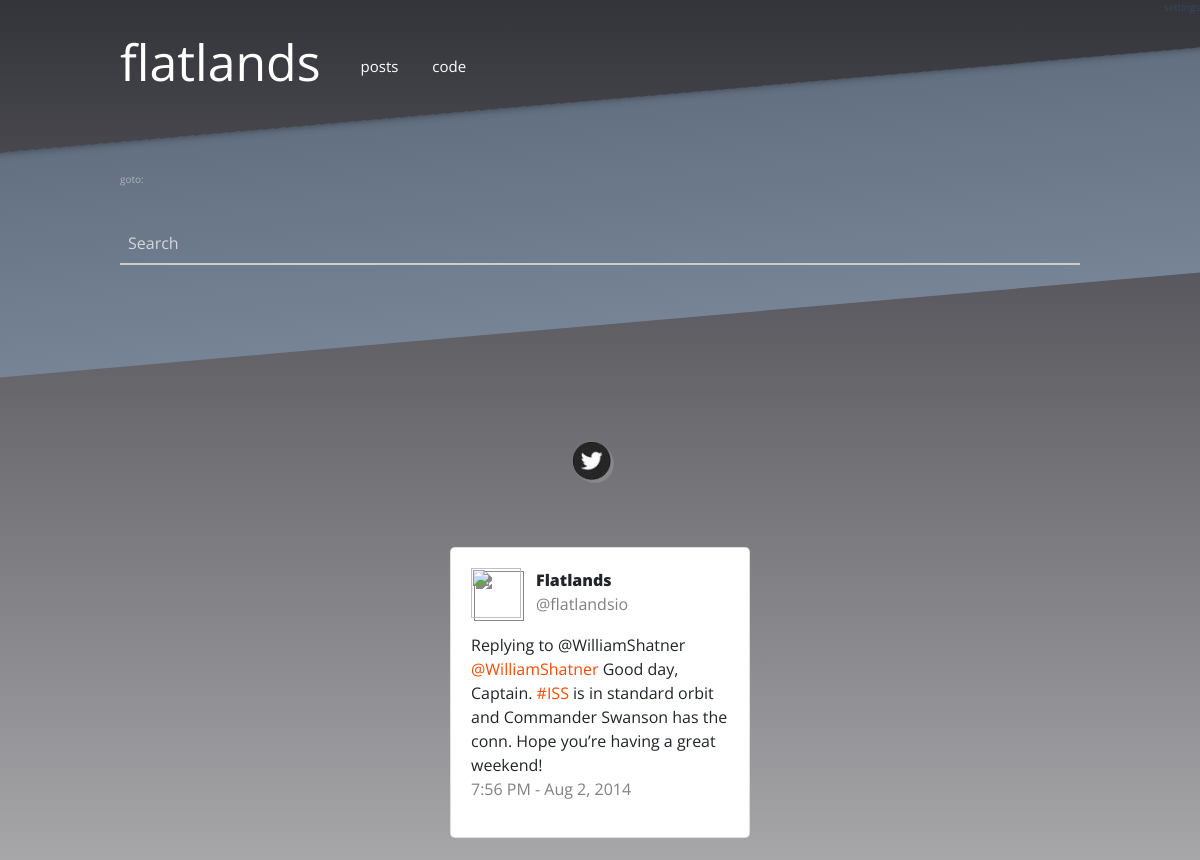
The app's page /tag/windows (upper part), older data.
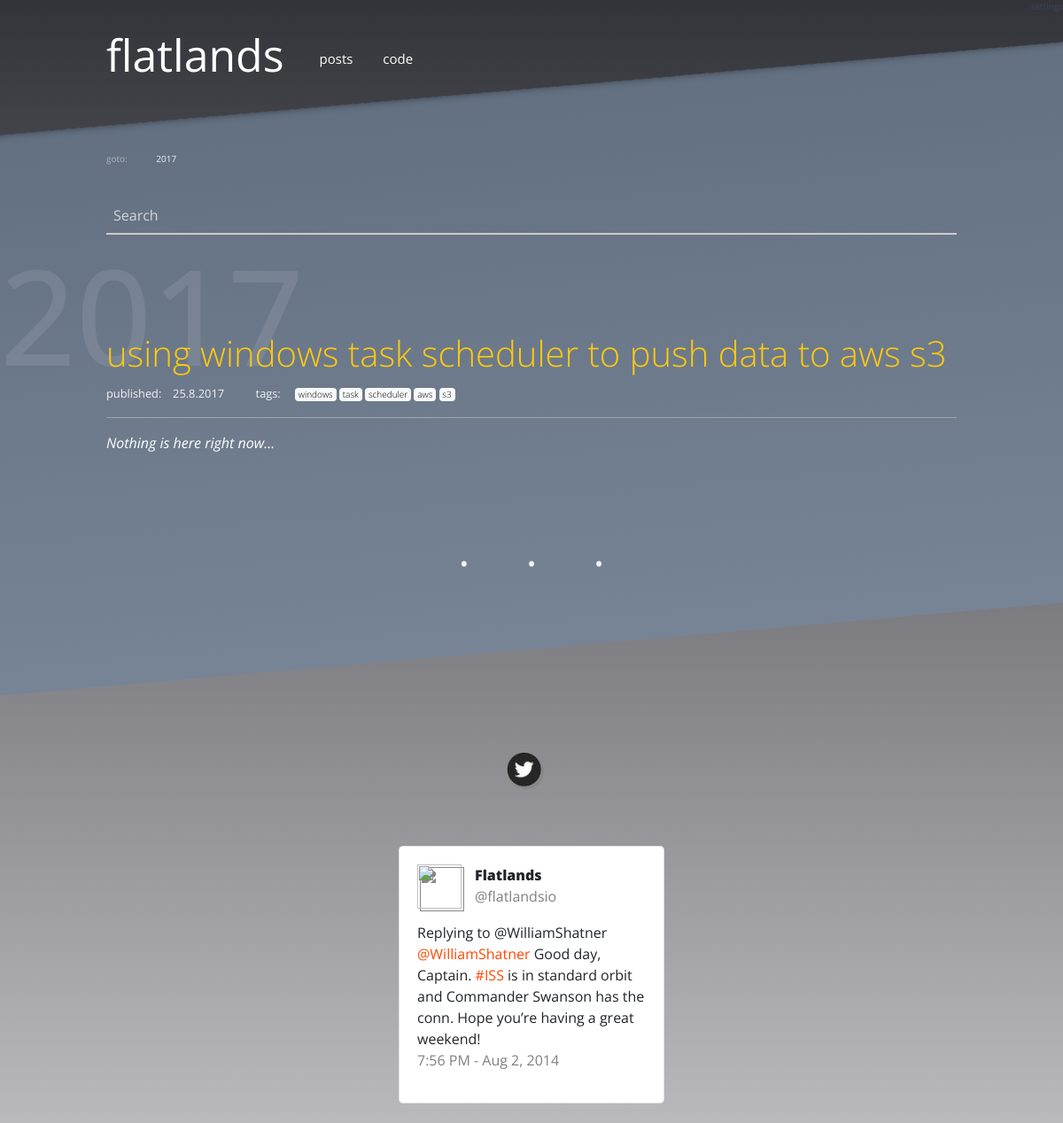
The same page, newer data.
### modules/models.py (models this page shows, shortened)
class Post(db.Model):
    id = db.Column(db.Integer, primary_key=True)
    title = db.Column(db.String())
    author = db.Column(db.String())
    tags = db.Column(db.String())
    strap = db.Column(db.String())
    content = db.Column(db.String())
    pub_date = db.Column(db.String())
    published = db.Column(db.Boolean, default=False)

### app.py (the view)
@app.route('/tag/<tag>')
def tag(tag):
    all_posts = modules.database.Post().all()
    posts = modules.database.Post().query_tags(str(tag))
    years = modules.database.Post().years_from_posts(posts)
    return render_template('tag.html', posts=posts, years=years)

### modules/database.py (called while the page is built)
    def _retrive_posts(self, published=None):
        if published == None:
            return modules.models.Post.query.all()
        else:
            return modules.models.Post.query.filter_by(published=published).all()

    def to_json(self, results):
        result = {}
        item = {}
        count = 1
        for row in results:
            for k, v in row.__dict__.items():
                if not k.startswith('_') and k != 'id':
                    item[k] = v
            result[count] = item
            count += 1
            item = {}
        return result

    def all(self):
        return self.to_json(self._retrive_posts())

    def years_from_posts(self, posts):
        years = []
        for code, data in posts.items():
            day, month, year = data['pub_date'].split('.')
            years.append(year)
        return sorted(list(set(years)), reverse=True)

    def query_tags(self, tag):
        output = {}
        for code, data in self.to_json(self._retrive_posts()).items():
            if tag in data['tags'].split(' '):
                output[code] = data
        return output

### templates/tag.html
{% extends "base.html" %}
{% block content %}
{% include 'post_nav.html' %}
{% for year in years %}
    <a name="{{ year }}">
        <div class="section-head">
            <h4>{{ year }}</h4>
        </div>
    </a>
    {% for code, data in posts.items()|reverse %}
        {% if data.pub_date.endswith(year) and data.published != False %}
            <div class="blog-post">
                <h4><a href="/post/{{ data.title|replace(" ", "-") }}">{{data.title}}</a></h4>
                <small>
                    published:&emsp;{{data.pub_date}} &emsp; &emsp;
                    tags:&emsp;
                        {% for tag in data.tags.split(' ') %}
                        <span class="badge badge-light"><a style="color:black;font-size:10px;" href="/tag/{{tag}}">{{tag}}</a></span>
                        {% endfor %}
                    </small>
                    <hr style="background-color:rgba(242, 242, 242, .5);">
                <div class="blog-post-strap">{{data.strap}}</div>
            </div>
            <p style="height:30px;"></p>
        {% endif %}
    {% endfor %}
    <div style="color: rgb(242, 242, 242); text-align: center; word-spacing: 50px; font-size: 50px;">· · ·</div>
{% endfor %}
{% endblock %}

Row changes from the older to the newer data that the page shows:
added Post: title "using windows task scheduler to push data to aws s3", pub_date "25.8.2017", strap "Nothing is here right now..."
Text that changed along with them:
new list line: "2017"
new list line: "published: tags: windows task scheduler aws s3 · · ·"
